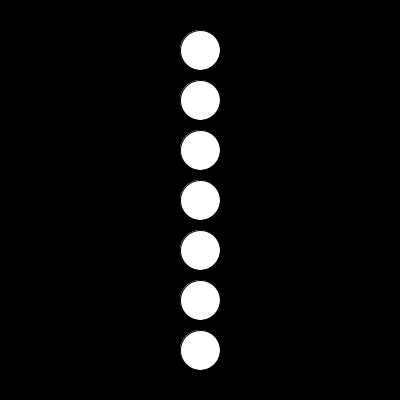
Frame 1 (no input)
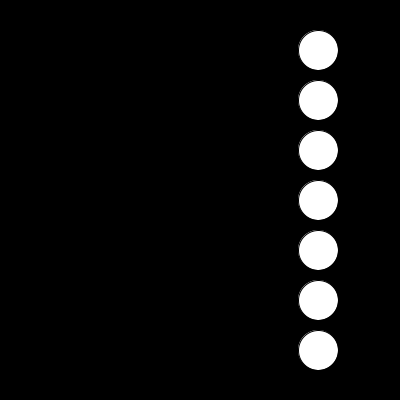
Frame 60 (the mouse pressed at the canvas centre just before this capture)
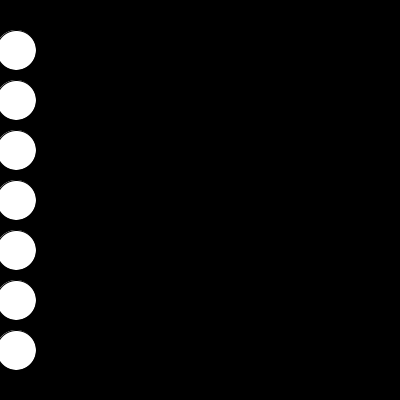
Frame 120 (the mouse held since frame 60 and released just before this capture)

The Processing sketch that drew these frames (run headless with seeded random() and noise(); from frame 60 on, the mouse is pressed at the canvas centre):

// Processing sketch: Sumitive_task
// ── Sumitive_task.pde
float xPos=200;
int i=0;


int moveX = 2; 

void setup() {
  //make canvas
  size(400, 400);
}

//E2
void draw() {
  background (0);
  ellipse (xPos, 50, 40, 40);
  ellipse (xPos, 100, 40, 40);
  ellipse (xPos, 150, 40, 40);
  ellipse(xPos, 200, 40, 40);
  ellipse (xPos, 250, 40, 40);
  ellipse (xPos, 300, 40, 40);
  ellipse (xPos, 350, 40, 40);
  xPos += moveX;
  if (xPos>width+20) {
    xPos = 0;
  }
}

void keyPressed () {
  
  xPos=random(0,380);
  
}
